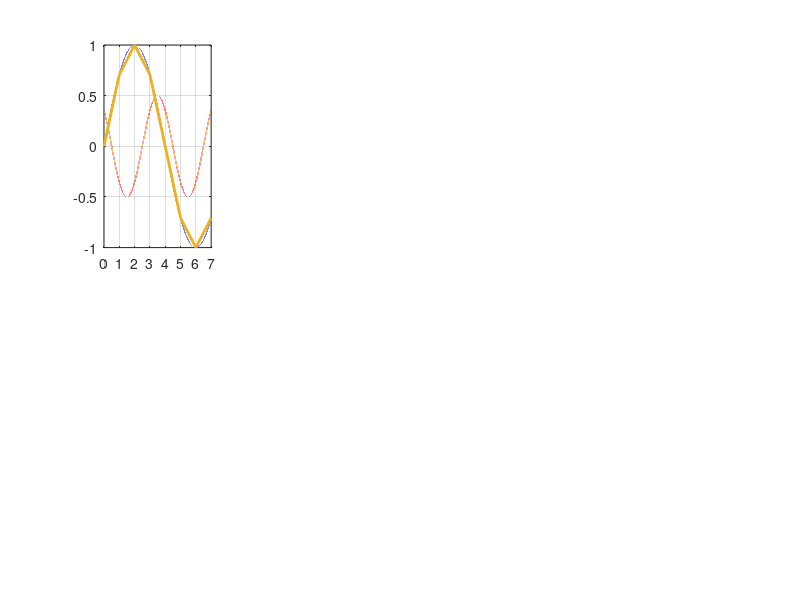

Write the MATLAB code that produced this figure. (Note: this script raises an error after producing the figure.)
n = 0:1:7; %FFT at 8 points
ts = 1/8000; %Sampling freq = 1/ts = 8000 Hz
n1 = 0:ts:7;

%x_n = sin(2*pi*1000*n*ts) + 0.5*sin(2*pi*2000*n*ts + 3*pi/4); %Ex in Lyon
x_n = sin(2*pi*1000*n*ts);



for i=1:7
    x_1 = sin(2*pi*i*1000*n1*ts);
    x_2 = 0.5*sin(2*pi*i*2000*n1*ts + 3*pi/4);
    subplot(2,4,i);
    plot(n1, x_1, n1, x_2, n, x_n, 'linewidth', 2);
    grid on;
    title("Value of m: ", i);
    legend('sin(2.pi.1000.n1.ts)', '0.5*sin(2.pi.2000.n1.ts + 3*pi/4)', ...
            'x_n');
end

%FFT
[y] = FFT(x_n);  
y

%DFT
[y1] = DFT(x_n, 8);
y1

%IDFT
[y2] = IDFT(y1, 8);
figure(2);
subplot(2,1,1);
plot(n, real(y2));
title('IDFT(y1), where y1 = FT(x_n)');
subplot(2,1,2);
plot(n, x_n);
title('Original signal x_n');


function [y1] = DFT(x,num)
x_m = zeros(1, num);
    for m = 1:num
        for n = 1:num
            x_m(m) = x_m(m) + x(n) .* exp(-1i*2*pi*(m-1)*(n-1)/num);
        end
     end
    
y1 = (x_m);
end

function [y] = IDFT(x, num)
x_n = zeros(1, num);
    for m = 1:num
        for n = 1:num
            x_n(m) = x_n(m) + x(n) .* exp(1i*2*pi*(m-1)*(n-1)/num);
        end
        x_n(m) = x_n(m) * 1/num;
    end
y = x_n;
end

function [y] = FFT(x) 
p=nextpow2(length(x));            % checking the size of the input array
x=[x zeros(1,(2^p)-length(x))];   % making a zero array 
N=length(x);                      % computing the array size
S=log2(N);                        % computing the #conversion stages
Half=N/2;                         % half the length of the array
for stage=1:S                     % stages of transformation
    % series of "butterflies" for each stage
    for index=0:(N/(2^(stage-1))):(N-1) 
        for n=0:(Half-1)    % creating "butterfly" and saving the results
            pos=n+index+1;  % index of the data sample
            pow=(2^(stage-1))*n;  % part of power of the complex multiplier
            w=exp((-1i)*(2*pi)*pow/N); % complex multiplier
            a=x(pos)+x(pos+Half); % 1st part of the "butterfly" 
            b=(x(pos)-x(pos+Half)).*w; % 2nd part of the "butterfly" 
            x(pos)=a;               % saving computation of the 1-st part
            x(pos+Half)=b;          % saving computation of the 2-nd part
        end
    end
Half=Half/2;        % computing the next "Half" value
end
y=bitrevorder(x);   % performing bit-reverse operation and return 
end
